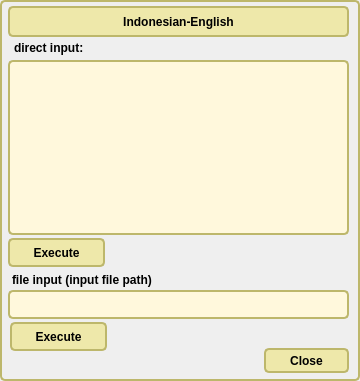
<?xml version="1.0" encoding="UTF-8"?>
<ui version="4.0">
 <class>Frame</class>
 <widget class="QFrame" name="Frame">
  <property name="geometry">
   <rect>
    <x>0</x>
    <y>0</y>
    <width>360</width>
    <height>381</height>
   </rect>
  </property>
  <property name="windowTitle">
   <string>Add new word</string>
  </property>
  <property name="styleSheet">
   <string>.QWidget {
	font: 8pt &quot;Microsoft Sans Serif&quot;;
   background-color: beige;
}

/* Nice Windows-XP-style password character. */
QLineEdit[echoMode=&quot;2&quot;] {
    lineedit-password-character: 9679;
}

/* We provide a min-width and min-height for push buttons
   so that they look elegant regardless of the width of the text. */
QPushButton {
    background-color: palegoldenrod;
    border-width: 2px;
    border-color: darkkhaki;
    border-style: solid;
    border-radius: 5;
    padding: 3px;
    min-width: 9ex;
    min-height: 2.5ex;
}

QPushButton:hover {
   background-color: khaki;
}

/* Increase the padding, so the text is shifted when the button is
   pressed. */
QPushButton:pressed {
    padding-left: 5px;
    padding-top: 5px;
    background-color: #d0d67c;
}

QLabel, QAbstractButton {
    font: bold;
}

/* Mark mandatory fields with a brownish color. */
.mandatory {
    color: brown;
}

/* Bold text on status bar looks awful. */
QStatusBar QLabel {
   font: normal;
}

QStatusBar::item {
    border-width: 1;
    border-color: darkkhaki;
    border-style: solid;
    border-radius: 2;
}

QComboBox, QLineEdit, QSpinBox, QTextEdit, QListView {
    background-color: cornsilk;
    selection-color: #0a214c; 
    selection-background-color: #C19A6B;
}

QListView {
    show-decoration-selected: 1;
}

QListView::item:hover {
    background-color: wheat;
}

/* We reserve 1 pixel space in padding. When we get the focus,
   we kill the padding and enlarge the border. This makes the items
   glow. */
QLineEdit, QFrame {
    border-width: 2px;
    padding: 1px;
    border-style: solid;
    border-color: darkkhaki;
    border-radius: 5px;
}

/* As mentioned above, eliminate the padding and increase the border. */
QLineEdit:focus, QFrame:focus {
    border-width: 3px;
    padding: 0px;
}

/* A QLabel is a QFrame ... */
QLabel {
    border: none;
    padding: 0;
    background: none;
}

/* A QToolTip is a QLabel ... */
QToolTip {
    border: 2px solid darkkhaki;
    padding: 5px;
    border-radius: 3px;
    opacity: 200;
}

/* Nice to have the background color change when hovered. */
QRadioButton:hover, QCheckBox:hover {
    background-color: wheat;
}

/* Force the dialog's buttons to follow the Windows guidelines. */
QDialogButtonBox {
    button-layout: 0;
}


</string>
  </property>
  <property name="frameShape">
   <enum>QFrame::StyledPanel</enum>
  </property>
  <property name="frameShadow">
   <enum>QFrame::Raised</enum>
  </property>
  <widget class="QTextEdit" name="TextEditNewWords">
   <property name="geometry">
    <rect>
     <x>8</x>
     <y>60</y>
     <width>341</width>
     <height>175</height>
    </rect>
   </property>
  </widget>
  <widget class="QPushButton" name="pushButtonTittle">
   <property name="geometry">
    <rect>
     <x>8</x>
     <y>6</y>
     <width>341</width>
     <height>31</height>
    </rect>
   </property>
   <property name="text">
    <string>Indonesian-English</string>
   </property>
  </widget>
  <widget class="QLabel" name="label">
   <property name="geometry">
    <rect>
     <x>14</x>
     <y>40</y>
     <width>81</width>
     <height>16</height>
    </rect>
   </property>
   <property name="text">
    <string>direct input:</string>
   </property>
  </widget>
  <widget class="QLabel" name="label_2">
   <property name="geometry">
    <rect>
     <x>12</x>
     <y>272</y>
     <width>163</width>
     <height>16</height>
    </rect>
   </property>
   <property name="text">
    <string>file input (input file path)</string>
   </property>
  </widget>
  <widget class="QLineEdit" name="LineEditFileName">
   <property name="geometry">
    <rect>
     <x>8</x>
     <y>290</y>
     <width>341</width>
     <height>29</height>
    </rect>
   </property>
  </widget>
  <widget class="QPushButton" name="pbExecute2">
   <property name="geometry">
    <rect>
     <x>10</x>
     <y>322</y>
     <width>97</width>
     <height>29</height>
    </rect>
   </property>
   <property name="text">
    <string>Execute</string>
   </property>
  </widget>
  <widget class="QPushButton" name="pbExecute1">
   <property name="geometry">
    <rect>
     <x>8</x>
     <y>238</y>
     <width>97</width>
     <height>29</height>
    </rect>
   </property>
   <property name="text">
    <string>Execute</string>
   </property>
  </widget>
  <widget class="QPushButton" name="pushButtonClose">
   <property name="geometry">
    <rect>
     <x>264</x>
     <y>348</y>
     <width>85</width>
     <height>25</height>
    </rect>
   </property>
   <property name="text">
    <string>Close</string>
   </property>
  </widget>
 </widget>
 <resources/>
 <connections/>
</ui>
